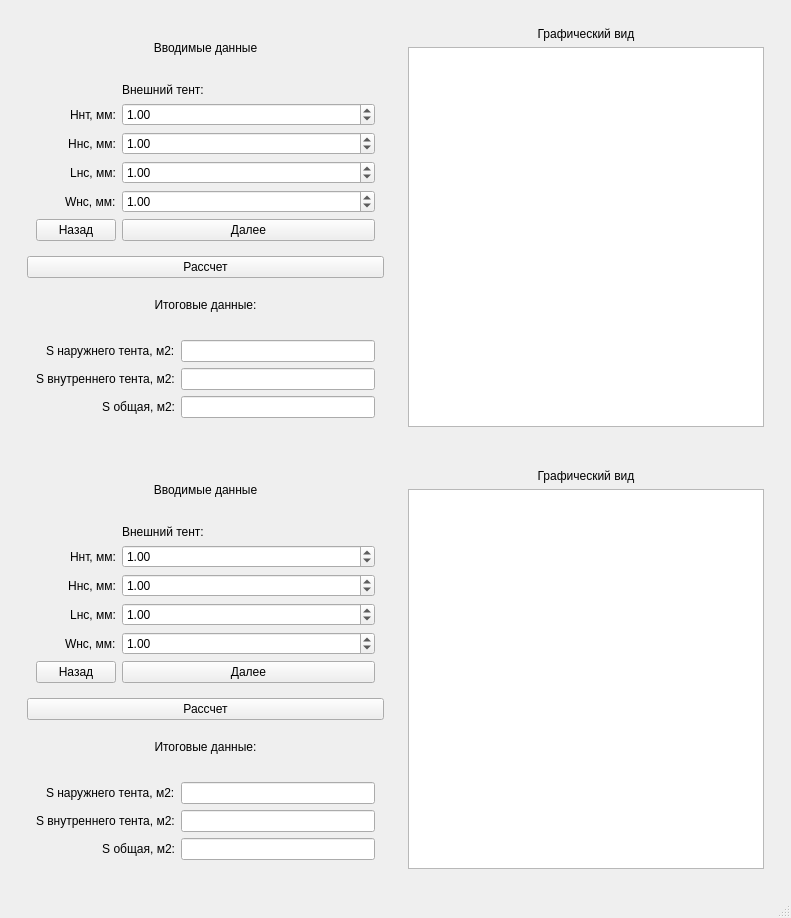
<?xml version="1.0" encoding="UTF-8"?>
<ui version="4.0">
 <class>MainWindow</class>
 <widget class="QMainWindow" name="MainWindow">
  <property name="geometry">
   <rect>
    <x>0</x>
    <y>0</y>
    <width>791</width>
    <height>918</height>
   </rect>
  </property>
  <property name="windowTitle">
   <string>MainWindow</string>
  </property>
  <property name="styleSheet">
   <string notr="true"/>
  </property>
  <widget class="QWidget" name="centralwidget">
   <layout class="QVBoxLayout" name="verticalLayout_5">
    <item>
     <widget class="QWidget" name="widget_5" native="true">
      <layout class="QHBoxLayout" name="horizontalLayout_2">
       <item>
        <widget class="QWidget" name="widget_3" native="true">
         <layout class="QVBoxLayout" name="verticalLayout_2">
          <item>
           <widget class="QLabel" name="label">
            <property name="styleSheet">
             <string notr="true">font: 14pt &quot;Times New Roman&quot;;</string>
            </property>
            <property name="text">
             <string>Вводимые данные</string>
            </property>
            <property name="alignment">
             <set>Qt::AlignCenter</set>
            </property>
           </widget>
          </item>
          <item>
           <widget class="QWidget" name="widget" native="true">
            <property name="styleSheet">
             <string notr="true"/>
            </property>
            <layout class="QFormLayout" name="formLayout">
             <property name="labelAlignment">
              <set>Qt::AlignRight|Qt::AlignTrailing|Qt::AlignVCenter</set>
             </property>
             <item row="3" column="0">
              <widget class="QLabel" name="wall_hight_lbl">
               <property name="styleSheet">
                <string notr="true">font: 14pt &quot;Times New Roman&quot;;</string>
               </property>
               <property name="text">
                <string>Hнс, мм:</string>
               </property>
               <property name="alignment">
                <set>Qt::AlignCenter</set>
               </property>
              </widget>
             </item>
             <item row="4" column="0">
              <widget class="QLabel" name="lenght_wall_lbl">
               <property name="styleSheet">
                <string notr="true">font: 14pt &quot;Times New Roman&quot;;</string>
               </property>
               <property name="text">
                <string>Lнс, мм:</string>
               </property>
               <property name="alignment">
                <set>Qt::AlignCenter</set>
               </property>
              </widget>
             </item>
             <item row="5" column="0">
              <widget class="QLabel" name="width_lbl">
               <property name="styleSheet">
                <string notr="true">font: 14pt &quot;Times New Roman&quot;;</string>
               </property>
               <property name="text">
                <string>Wнс, мм:</string>
               </property>
              </widget>
             </item>
             <item row="1" column="0">
              <widget class="QLabel" name="full_hight_lbl">
               <property name="styleSheet">
                <string notr="true">font: 14pt &quot;Times New Roman&quot;;</string>
               </property>
               <property name="text">
                <string>Hнт, мм:</string>
               </property>
               <property name="alignment">
                <set>Qt::AlignCenter</set>
               </property>
              </widget>
             </item>
             <item row="1" column="1">
              <widget class="QDoubleSpinBox" name="hight_full_doubleSpinBox">
               <property name="toolTip">
                <string>Высота наружнего торца(конек)</string>
               </property>
               <property name="whatsThis">
                <string>Высота наружнего торца(конек)</string>
               </property>
               <property name="styleSheet">
                <string notr="true">font: 14pt &quot;Times New Roman&quot;;</string>
               </property>
               <property name="maximum">
                <double>1000000000.000000000000000</double>
               </property>
               <property name="value">
                <double>1.000000000000000</double>
               </property>
              </widget>
             </item>
             <item row="3" column="1">
              <widget class="QDoubleSpinBox" name="hight_wall_doubleSpinBox">
               <property name="toolTip">
                <string>Высота стенки</string>
               </property>
               <property name="styleSheet">
                <string notr="true">font: 14pt &quot;Times New Roman&quot;;</string>
               </property>
               <property name="maximum">
                <double>1000000000.000000000000000</double>
               </property>
               <property name="value">
                <double>1.000000000000000</double>
               </property>
              </widget>
             </item>
             <item row="4" column="1">
              <widget class="QDoubleSpinBox" name="lenght_walldoubleSpinBox">
               <property name="styleSheet">
                <string notr="true">font: 14pt &quot;Times New Roman&quot;;</string>
               </property>
               <property name="maximum">
                <double>1000000000.000000000000000</double>
               </property>
               <property name="value">
                <double>1.000000000000000</double>
               </property>
              </widget>
             </item>
             <item row="5" column="1">
              <widget class="QDoubleSpinBox" name="width_doubleSpinBox">
               <property name="styleSheet">
                <string notr="true">font: 14pt &quot;Times New Roman&quot;;</string>
               </property>
               <property name="maximum">
                <double>1000000000.000000000000000</double>
               </property>
               <property name="value">
                <double>1.000000000000000</double>
               </property>
              </widget>
             </item>
             <item row="6" column="0">
              <widget class="QPushButton" name="back_btn">
               <property name="styleSheet">
                <string notr="true">font: 14pt &quot;Times New Roman&quot;;</string>
               </property>
               <property name="text">
                <string>Назад</string>
               </property>
              </widget>
             </item>
             <item row="6" column="1">
              <widget class="QPushButton" name="next_btn">
               <property name="styleSheet">
                <string notr="true">font: 14pt &quot;Times New Roman&quot;;</string>
               </property>
               <property name="text">
                <string>Далее</string>
               </property>
              </widget>
             </item>
             <item row="0" column="1">
              <widget class="QLabel" name="label_7">
               <property name="styleSheet">
                <string notr="true">font: 14pt &quot;Times New Roman&quot;;</string>
               </property>
               <property name="text">
                <string>Внешний тент:</string>
               </property>
              </widget>
             </item>
            </layout>
           </widget>
          </item>
          <item>
           <widget class="QPushButton" name="count_btn">
            <property name="styleSheet">
             <string notr="true">font: 14pt &quot;Times New Roman&quot;;</string>
            </property>
            <property name="text">
             <string>Рассчет</string>
            </property>
           </widget>
          </item>
          <item>
           <widget class="QLabel" name="label_3">
            <property name="styleSheet">
             <string notr="true">font: 14pt &quot;Times New Roman&quot;;</string>
            </property>
            <property name="text">
             <string>Итоговые данные:</string>
            </property>
            <property name="alignment">
             <set>Qt::AlignCenter</set>
            </property>
           </widget>
          </item>
          <item>
           <widget class="QWidget" name="widget_4" native="true">
            <layout class="QFormLayout" name="formLayout_2">
             <property name="rowWrapPolicy">
              <enum>QFormLayout::WrapLongRows</enum>
             </property>
             <property name="labelAlignment">
              <set>Qt::AlignRight|Qt::AlignTrailing|Qt::AlignVCenter</set>
             </property>
             <item row="0" column="0">
              <widget class="QLabel" name="label_4">
               <property name="styleSheet">
                <string notr="true">font: 12pt &quot;Times New Roman&quot;;</string>
               </property>
               <property name="text">
                <string>S наружнего тента, м2:</string>
               </property>
              </widget>
             </item>
             <item row="0" column="1">
              <widget class="QLineEdit" name="lineEdit"/>
             </item>
             <item row="1" column="1">
              <widget class="QLineEdit" name="lineEdit_2"/>
             </item>
             <item row="1" column="0">
              <widget class="QLabel" name="label_5">
               <property name="styleSheet">
                <string notr="true">font: 12pt &quot;Times New Roman&quot;;</string>
               </property>
               <property name="text">
                <string>S внутреннего тента, м2:</string>
               </property>
              </widget>
             </item>
             <item row="4" column="0">
              <widget class="QLabel" name="label_6">
               <property name="styleSheet">
                <string notr="true">font: 12pt &quot;Times New Roman&quot;;</string>
               </property>
               <property name="text">
                <string>S общая, м2:</string>
               </property>
               <property name="alignment">
                <set>Qt::AlignRight|Qt::AlignTrailing|Qt::AlignVCenter</set>
               </property>
              </widget>
             </item>
             <item row="4" column="1">
              <widget class="QLineEdit" name="lineEdit_3"/>
             </item>
            </layout>
           </widget>
          </item>
         </layout>
        </widget>
       </item>
       <item>
        <widget class="QWidget" name="widget_2" native="true">
         <layout class="QVBoxLayout" name="verticalLayout">
          <item>
           <widget class="QLabel" name="label_2">
            <property name="styleSheet">
             <string notr="true">font: 14pt &quot;Times New Roman&quot;;</string>
            </property>
            <property name="text">
             <string>Графический вид</string>
            </property>
            <property name="alignment">
             <set>Qt::AlignCenter</set>
            </property>
           </widget>
          </item>
          <item>
           <widget class="QGraphicsView" name="graphicsView"/>
          </item>
         </layout>
        </widget>
       </item>
      </layout>
     </widget>
    </item>
    <item>
     <widget class="QWidget" name="widget_6" native="true">
      <layout class="QHBoxLayout" name="horizontalLayout">
       <item>
        <widget class="QWidget" name="widget_7" native="true">
         <layout class="QVBoxLayout" name="verticalLayout_3">
          <item>
           <widget class="QLabel" name="label_8">
            <property name="styleSheet">
             <string notr="true">font: 14pt &quot;Times New Roman&quot;;</string>
            </property>
            <property name="text">
             <string>Вводимые данные</string>
            </property>
            <property name="alignment">
             <set>Qt::AlignCenter</set>
            </property>
           </widget>
          </item>
          <item>
           <widget class="QWidget" name="widget_8" native="true">
            <property name="styleSheet">
             <string notr="true"/>
            </property>
            <layout class="QFormLayout" name="formLayout_3">
             <property name="labelAlignment">
              <set>Qt::AlignRight|Qt::AlignTrailing|Qt::AlignVCenter</set>
             </property>
             <item row="3" column="0">
              <widget class="QLabel" name="wall_hight_lbl_2">
               <property name="styleSheet">
                <string notr="true">font: 14pt &quot;Times New Roman&quot;;</string>
               </property>
               <property name="text">
                <string>Hнс, мм:</string>
               </property>
               <property name="alignment">
                <set>Qt::AlignCenter</set>
               </property>
              </widget>
             </item>
             <item row="4" column="0">
              <widget class="QLabel" name="lenght_wall_lbl_2">
               <property name="styleSheet">
                <string notr="true">font: 14pt &quot;Times New Roman&quot;;</string>
               </property>
               <property name="text">
                <string>Lнс, мм:</string>
               </property>
               <property name="alignment">
                <set>Qt::AlignCenter</set>
               </property>
              </widget>
             </item>
             <item row="5" column="0">
              <widget class="QLabel" name="width_lbl_2">
               <property name="styleSheet">
                <string notr="true">font: 14pt &quot;Times New Roman&quot;;</string>
               </property>
               <property name="text">
                <string>Wнс, мм:</string>
               </property>
              </widget>
             </item>
             <item row="1" column="0">
              <widget class="QLabel" name="full_hight_lbl_2">
               <property name="styleSheet">
                <string notr="true">font: 14pt &quot;Times New Roman&quot;;</string>
               </property>
               <property name="text">
                <string>Hнт, мм:</string>
               </property>
               <property name="alignment">
                <set>Qt::AlignCenter</set>
               </property>
              </widget>
             </item>
             <item row="1" column="1">
              <widget class="QDoubleSpinBox" name="hight_full_doubleSpinBox_2">
               <property name="toolTip">
                <string>Высота наружнего торца(конек)</string>
               </property>
               <property name="whatsThis">
                <string>Высота наружнего торца(конек)</string>
               </property>
               <property name="styleSheet">
                <string notr="true">font: 14pt &quot;Times New Roman&quot;;</string>
               </property>
               <property name="maximum">
                <double>1000000000.000000000000000</double>
               </property>
               <property name="value">
                <double>1.000000000000000</double>
               </property>
              </widget>
             </item>
             <item row="3" column="1">
              <widget class="QDoubleSpinBox" name="hight_wall_doubleSpinBox_2">
               <property name="toolTip">
                <string>Высота стенки</string>
               </property>
               <property name="styleSheet">
                <string notr="true">font: 14pt &quot;Times New Roman&quot;;</string>
               </property>
               <property name="maximum">
                <double>1000000000.000000000000000</double>
               </property>
               <property name="value">
                <double>1.000000000000000</double>
               </property>
              </widget>
             </item>
             <item row="4" column="1">
              <widget class="QDoubleSpinBox" name="lenght_walldoubleSpinBox_2">
               <property name="styleSheet">
                <string notr="true">font: 14pt &quot;Times New Roman&quot;;</string>
               </property>
               <property name="maximum">
                <double>1000000000.000000000000000</double>
               </property>
               <property name="value">
                <double>1.000000000000000</double>
               </property>
              </widget>
             </item>
             <item row="5" column="1">
              <widget class="QDoubleSpinBox" name="width_doubleSpinBox_2">
               <property name="styleSheet">
                <string notr="true">font: 14pt &quot;Times New Roman&quot;;</string>
               </property>
               <property name="maximum">
                <double>1000000000.000000000000000</double>
               </property>
               <property name="value">
                <double>1.000000000000000</double>
               </property>
              </widget>
             </item>
             <item row="6" column="0">
              <widget class="QPushButton" name="back_btn_2">
               <property name="styleSheet">
                <string notr="true">font: 14pt &quot;Times New Roman&quot;;</string>
               </property>
               <property name="text">
                <string>Назад</string>
               </property>
              </widget>
             </item>
             <item row="6" column="1">
              <widget class="QPushButton" name="next_btn_2">
               <property name="styleSheet">
                <string notr="true">font: 14pt &quot;Times New Roman&quot;;</string>
               </property>
               <property name="text">
                <string>Далее</string>
               </property>
              </widget>
             </item>
             <item row="0" column="1">
              <widget class="QLabel" name="label_9">
               <property name="styleSheet">
                <string notr="true">font: 14pt &quot;Times New Roman&quot;;</string>
               </property>
               <property name="text">
                <string>Внешний тент:</string>
               </property>
              </widget>
             </item>
            </layout>
           </widget>
          </item>
          <item>
           <widget class="QPushButton" name="count_btn_2">
            <property name="styleSheet">
             <string notr="true">font: 14pt &quot;Times New Roman&quot;;</string>
            </property>
            <property name="text">
             <string>Рассчет</string>
            </property>
           </widget>
          </item>
          <item>
           <widget class="QLabel" name="label_10">
            <property name="styleSheet">
             <string notr="true">font: 14pt &quot;Times New Roman&quot;;</string>
            </property>
            <property name="text">
             <string>Итоговые данные:</string>
            </property>
            <property name="alignment">
             <set>Qt::AlignCenter</set>
            </property>
           </widget>
          </item>
          <item>
           <widget class="QWidget" name="widget_9" native="true">
            <layout class="QFormLayout" name="formLayout_4">
             <property name="rowWrapPolicy">
              <enum>QFormLayout::WrapLongRows</enum>
             </property>
             <property name="labelAlignment">
              <set>Qt::AlignRight|Qt::AlignTrailing|Qt::AlignVCenter</set>
             </property>
             <item row="0" column="0">
              <widget class="QLabel" name="label_11">
               <property name="styleSheet">
                <string notr="true">font: 12pt &quot;Times New Roman&quot;;</string>
               </property>
               <property name="text">
                <string>S наружнего тента, м2:</string>
               </property>
              </widget>
             </item>
             <item row="0" column="1">
              <widget class="QLineEdit" name="lineEdit_4"/>
             </item>
             <item row="1" column="1">
              <widget class="QLineEdit" name="lineEdit_5"/>
             </item>
             <item row="1" column="0">
              <widget class="QLabel" name="label_12">
               <property name="styleSheet">
                <string notr="true">font: 12pt &quot;Times New Roman&quot;;</string>
               </property>
               <property name="text">
                <string>S внутреннего тента, м2:</string>
               </property>
              </widget>
             </item>
             <item row="4" column="0">
              <widget class="QLabel" name="label_13">
               <property name="styleSheet">
                <string notr="true">font: 12pt &quot;Times New Roman&quot;;</string>
               </property>
               <property name="text">
                <string>S общая, м2:</string>
               </property>
               <property name="alignment">
                <set>Qt::AlignRight|Qt::AlignTrailing|Qt::AlignVCenter</set>
               </property>
              </widget>
             </item>
             <item row="4" column="1">
              <widget class="QLineEdit" name="lineEdit_6"/>
             </item>
            </layout>
           </widget>
          </item>
         </layout>
        </widget>
       </item>
       <item>
        <widget class="QWidget" name="widget_10" native="true">
         <layout class="QVBoxLayout" name="verticalLayout_4">
          <item>
           <widget class="QLabel" name="label_14">
            <property name="styleSheet">
             <string notr="true">font: 14pt &quot;Times New Roman&quot;;</string>
            </property>
            <property name="text">
             <string>Графический вид</string>
            </property>
            <property name="alignment">
             <set>Qt::AlignCenter</set>
            </property>
           </widget>
          </item>
          <item>
           <widget class="QGraphicsView" name="graphicsView_2"/>
          </item>
         </layout>
        </widget>
       </item>
      </layout>
     </widget>
    </item>
   </layout>
  </widget>
  <widget class="QStatusBar" name="statusbar"/>
 </widget>
 <resources/>
 <connections/>
</ui>
